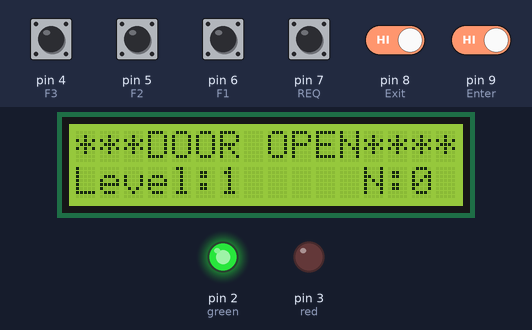
The sketch below on a simulated Arduino Uno, built with avr-gcc and run on an emulated ATmega328P. Shown: 16×2 character LCD, output pins drawn as LEDs (lit = HIGH). Inputs (shaded band) come from the test bench; at power-on: pin 4 (F3), pin 5 (F2), pin 6 (F1), pin 7 (REQ), pin 8 (Exit), pin 9 (Enter) HIGH.

Above: at 1.3 s.
1.4 s: pin 9 (Enter) driven LOW
At 4.1 s:
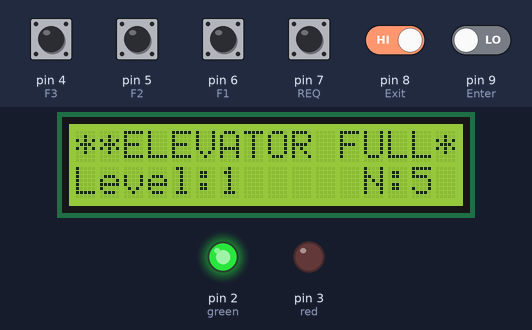
12.6 s: pin 9 (Enter) driven HIGH
At 22.7 s:
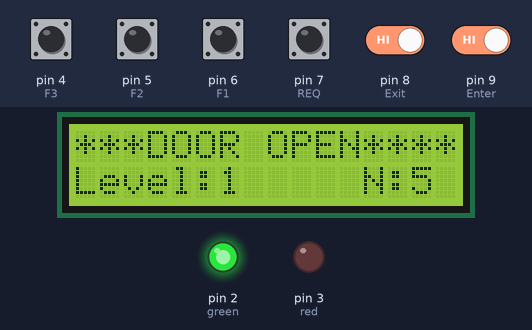
23.4 s: pin 8 (Exit) driven LOW
At 32.62 s:
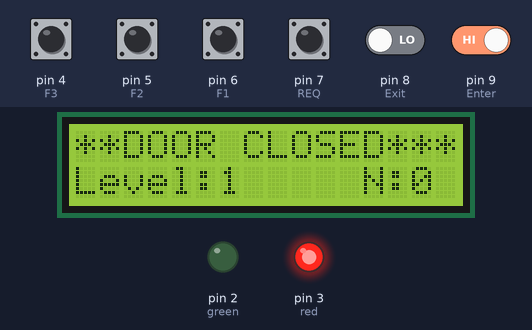
Timing chart, 0 to 34.3 s (numbered marks = the images above; inputs shaded):
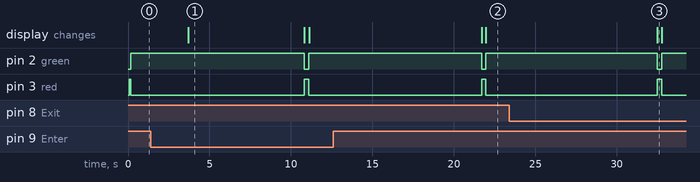

Measured:
- after the input at 1.4 s, the display: changes after 2.3 s (image 1)
- after the input at 23.4 s, the display: changes after 9.1 s (image 3)
- what the display in image 1 shows lasts 7.1 s, from 3.7 s to 10.8 s

The sketch:

Elevator_Monitoring_System.ino
```cpp
#include <LiquidCrystal_I2C.h>


LiquidCrystal_I2C lcd(0x27, 16, 2);

//defining pinouts of pushbuttons
#define REQ 7
#define F1 6
#define F2 5
#define F3 4

//led pinout
#define red  3
#define green 2

//IR Sensor pinout
#define Exit 8
#define Enter 9

int numberPeople =0;
int level=1; //level of elevator
const int maxPeople = 5;


int checkPush(){
     byte req, f1, f2, f3;

     req = digitalRead(REQ);
     f1 = digitalRead(F1);
     f2 = digitalRead(F2);
     f3 = digitalRead(F3);

     if( req ==   LOW)
            return 1;
     if( f1 ==   LOW)
            return 2;
     if( f2 ==   LOW)
            return 3;
     if( f3 ==   LOW)
            return 4;
  return 0;
}
void detect(){

    int i,j=10;

    for(i=0;i<=10;i++){
        if(digitalRead(Exit) != 1 && numberPeople > 0)
              numberPeople--;
        if(digitalRead(Enter) != 1 && numberPeople < maxPeople)
              numberPeople++;
        if(digitalRead(Enter) != 1 && numberPeople ==maxPeople)
              displayStatus(5);
     delay(500);
   }
}
void door(){

    //opening door
    displayStatus(2);
    digitalWrite(red, LOW);
    digitalWrite(green, HIGH);

    //detecting people
    detect();

    delay(5000);

    //door closes
    displayStatus(3);
    digitalWrite(red, HIGH);
    digitalWrite(green, LOW);


}
void displayStatus(int option){

        lcd.setCursor(0,0);
        switch(option){
          case 0: lcd.print("Elevator System ");
          case 1: lcd.print("**REQ ELEVATOR**");break;
          case 2: lcd.print("***DOOR OPEN****");break;
          case 3: lcd.print("**DOOR CLOSED***");break;
          case 4: lcd.print("**ENTER LEVEL***");break;
          case 5: lcd.print("**ELEVATOR FULL*");break;
          case 6: lcd.print("1               ");break;
          case 7: lcd.print("2               ");break;
          case 8: lcd.print("3               ");break;

        }

        lcd.setCursor(0,1);
        lcd.print("Level:");
        lcd.print(level);
        lcd.print("     N:");
        lcd.print(numberPeople);

}
void setup() {

  // put your setup code here, to run once:
  lcd.init();
  lcd.backlight();

  //pushbutton config
  pinMode(REQ,INPUT_PULLUP);
  pinMode(F1,INPUT_PULLUP);
  pinMode(F2,INPUT_PULLUP);
  pinMode(F3,INPUT_PULLUP);

  //led config
  pinMode(red,OUTPUT);
  pinMode(green,OUTPUT);

  //IR config
  pinMode(Exit, INPUT);
  pinMode(Enter, INPUT);

  //door closed initially
    digitalWrite(red, HIGH);
    digitalWrite(green, LOW);

  displayStatus(0);

}

void loop() {
  // put your main code here, to run repeatedly:
  displayStatus(5);
  door();
  checkPush();
  delay(200); //delay for reading pushbutton

}
```
